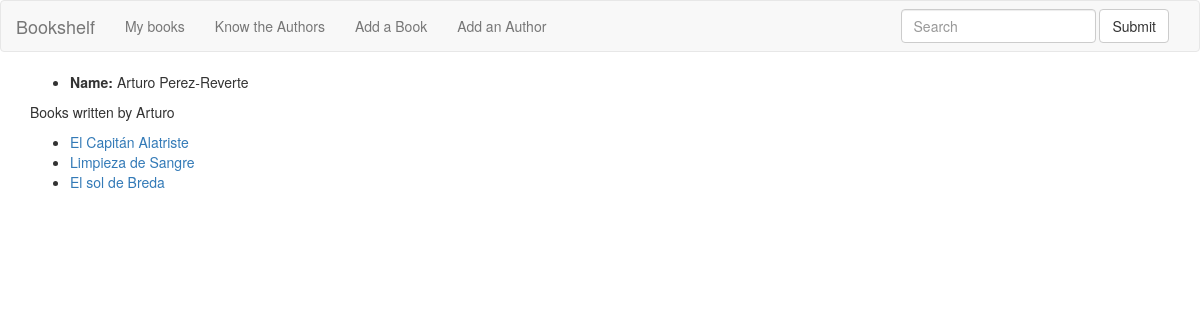
The app's page /bookshelf/author/1/, older data.
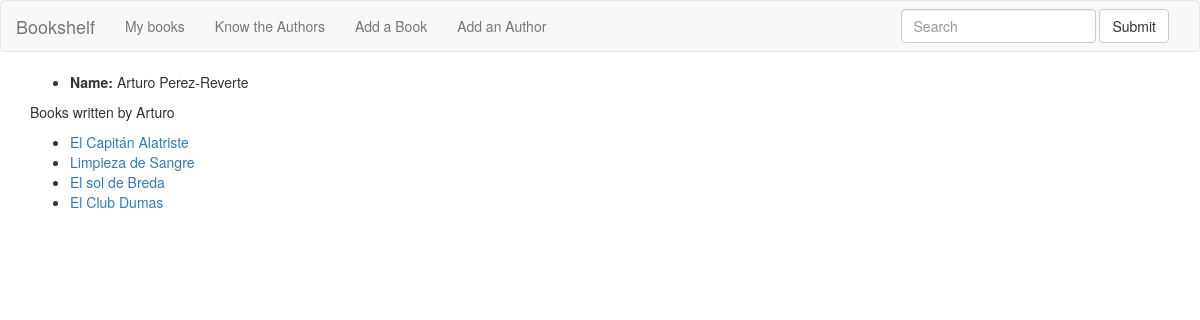
The same page, newer data.
### bookshelf/models.py (models this page shows, shortened)
class Book(models.Model):
    title = models.CharField(max_length=255)
    author = models.ForeignKey(Author)
    cover = models.ImageField(blank=True)
    synopsis = models.TextField(blank=True)
    year = models.IntegerField(blank=True, default=0)

### bookshelf/views.py (the view)
# urls.py: url(r'^author/(?P<author_id>[0-9]+)/$', views.author_detail, name='author_detail'),
def author_detail(request, author_id):
    author = get_object_or_404(Author, pk=author_id)
    books = author.book_set.all()
    return render(request, 'author_details.html', {'author': author, 'books': books})

### bookshelf/models.py (called while the page is built)
    def get_nickname(self):
        if self.nickname == '':
            return self.name.split(" ")[0]
        return self.nickname

### bookshelf/templates/author_details.html
{% extends "base.html" %}
{% load i18n %}
{% block content %}
<ul>
    <li><strong>{% trans "Name:" %}</strong> {{ author.name }}</li>
</ul>
<p>{% trans "Books written by" %} {{ author.get_nickname  }}</p>
<ul>
    {% for book in books %}
        <li><a href="{% url 'book_detail' book.id %}">{{ book.title }}</a></li>
    {% endfor %}
</ul>
{% endblock %}

Row changes from the older to the newer data that the page shows:
added Book: title "El Club Dumas"
